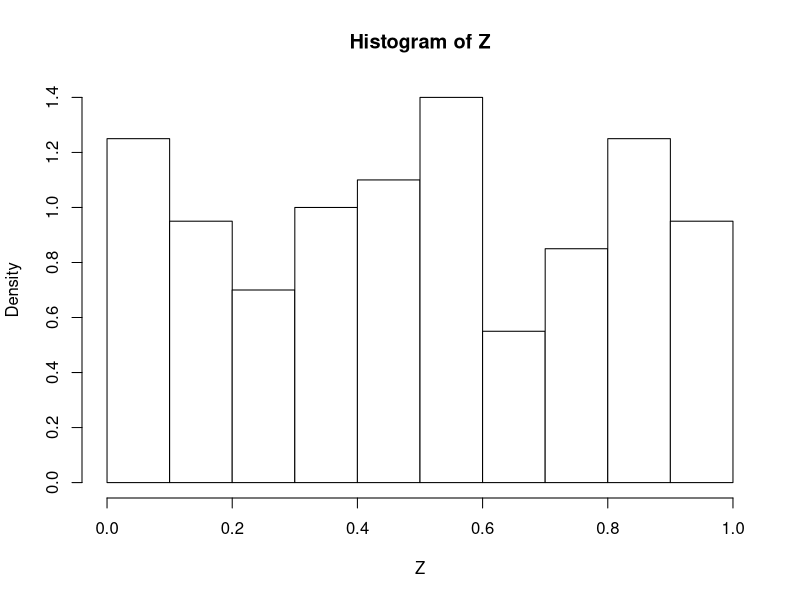
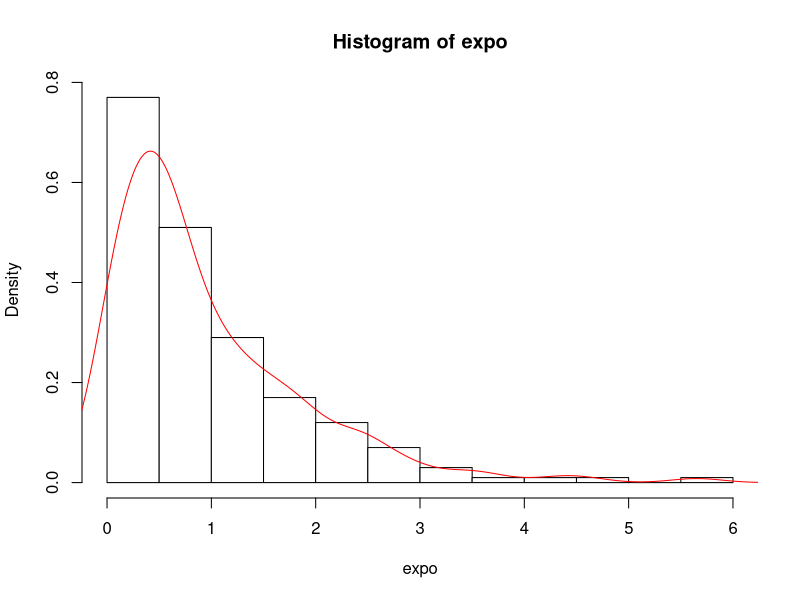

These figures' R source, in order: (Note: this script raises an error after producing the figures.)
# task 1
Z = runif(200);
hist(Z, probability = TRUE, col = colors);

# task 2
expo = rexp(200, rate = 1);
hist(expo, probability = TRUE, col = colors);
lines(density(expo), col="#ff0000");

rd = ruinf(200, rate = 1);
hist(rd, probability = TRUE, col = colors);
hist(rd, probability = TRUE, col = colors);
lines(density(rd), col="#ff0000");

# task 3
pnorm(1) - pnorm(-1);
pnorm(2) - pnorm(-2);
pnorm(3) - pnorm(-3);

# task 4
watermelons = pnorm(20, mean = 25, sd = 6);
watermelons + (1 - watermelons) / 2;

# task 5
# n = 2, 10, 100, 1000?
t = function (n) {
  foo <- c();
  for (i in 1:n) {
    x = rexp(100, rate=1);
    foo <- append(foo, x)
  }
  return(foo);
}

# task 6 Нека сл.в. X е гамма разпределена с параметри 2 и 0.5. Определете:
# а) P(X < 1);
pgamma(1, 2, 0.5);
# б) P(X > 2);
pgamma(2, 2, 0.5, lower.tail=FALSE);
# в) c, така че P(X > c) = 0.35;
qgamma(0.35, 2, 0.5);
# г) Q1, M, Q3.
xgamma = rgamma(1000, 2, 0.5);
quantile(xgamma)[2:4];

# task 7
# Хвърлят се 20 зара. Каква е вероятността да се паднат по-малко от 3 шестици?
# Сравнете теоретичната вероятност с експериментални данни.
sum(dbinom(0:3, 20, 0.16666666666));

# task 8
# Зад.8 Времето X, което клиент чака на опашка е експоненциално разпределена сл.в. с математическо очакване 5 мин. Каква е вероятноста клиентът да чака повече от 5 мин? Определете емпирично формулата за математическото очакване на X, ако параметъра на разпределението е λ.
pexp(5, 1/5, lower.tail=FALSE);

